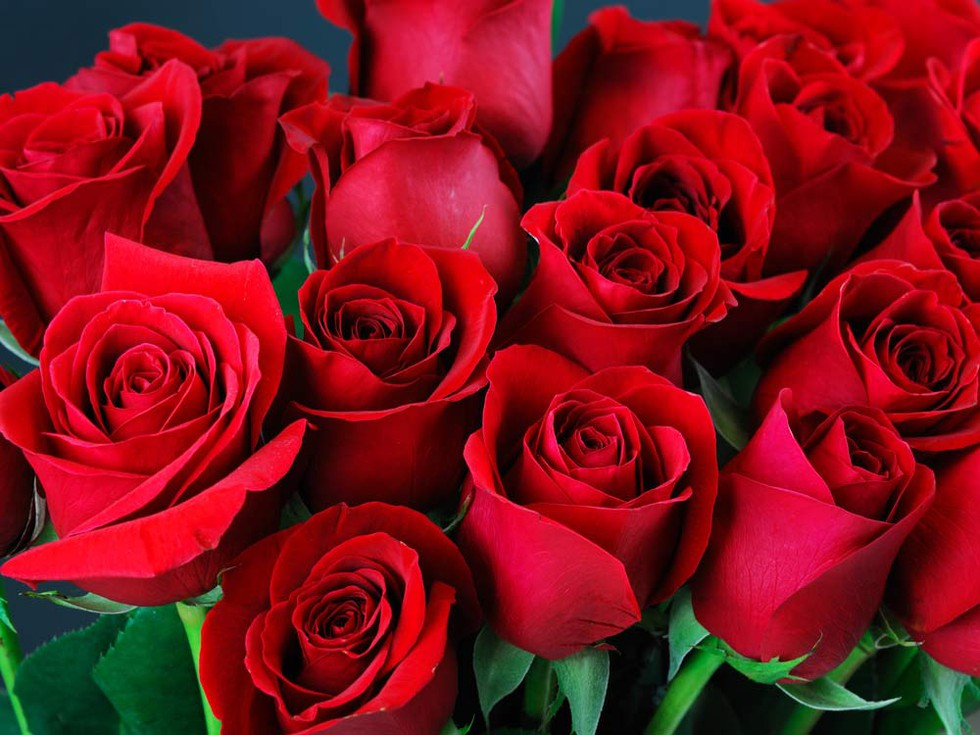
#> input picture Bai_thuc_hanh_1/Example.jpg, 980 x 735 px, found by its file name
$ python Cau06.py
#> lines starting #> are read from the running program, lines starting #| are printed output that depends on the picture
import matplotlib.pyplot as plt
import cv2 as cv

img = cv.imread("/home/tuan/Downloads/Telegram Desktop/CV/Bai_thuc_hanh_1/Example.jpg")
#> img is the input picture: shape (735, 980, 3); mean B, G, R 25, 16.6, 128.6
# gray_img = cv.imread('/home/tuan/Downloads/Telegram Desktop/CV/Bai_thuc_hanh_1/Example_gray_img.jpg')
gray_img = cv.cvtColor(img, cv.COLOR_BGR2GRAY)
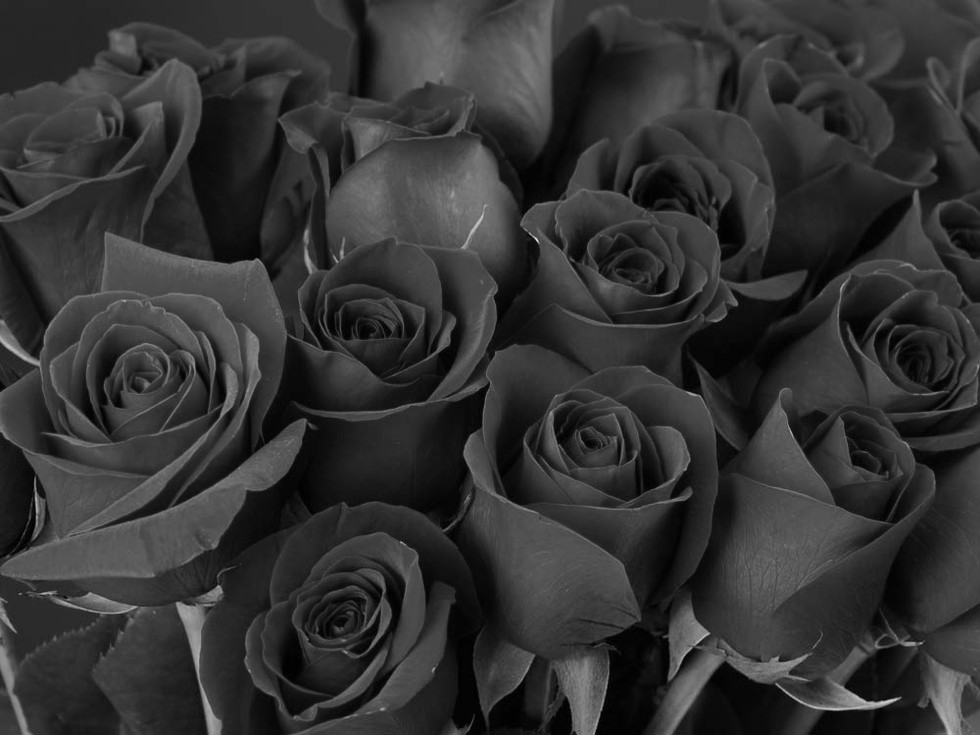
#> gray_img: shape (735, 980); min 0, max 231, mean 51

plt.figure(figsize=(10, 5))

plt.subplot(1, 2, 1)
plt.imshow(cv.cvtColor(img, cv.COLOR_BGR2RGB))
plt.title('Image')
plt.axis('off')

plt.subplot(1, 2, 2)
plt.imshow(gray_img, cmap='gray')
plt.title('Gray Image')
plt.axis('off')
plt.show()
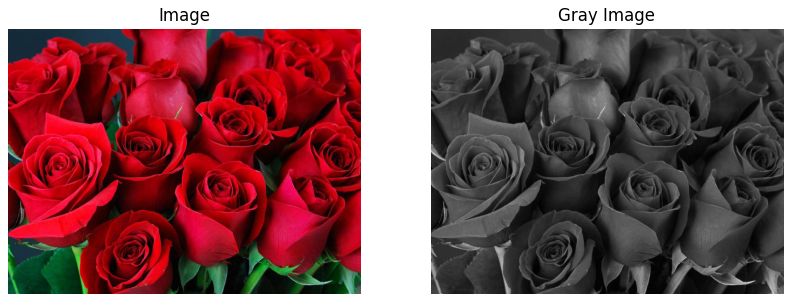
#> figure drawn by matplotlib, 2 panels
